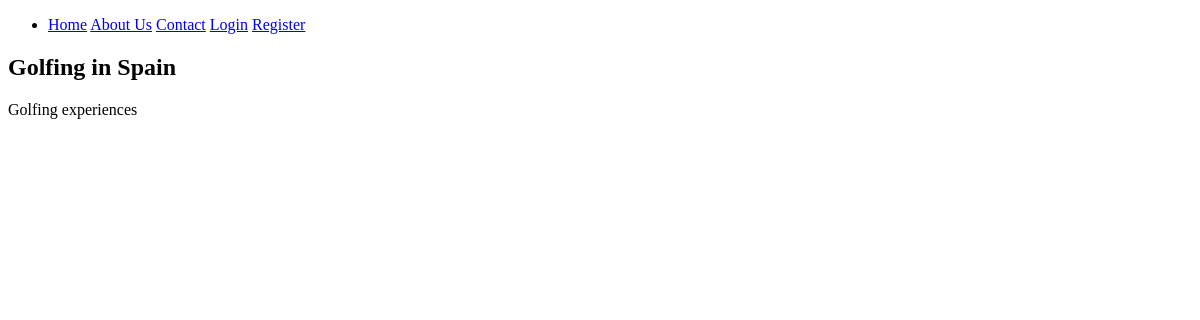
Page /experiences/golfing-spain/ on the earlier database version.
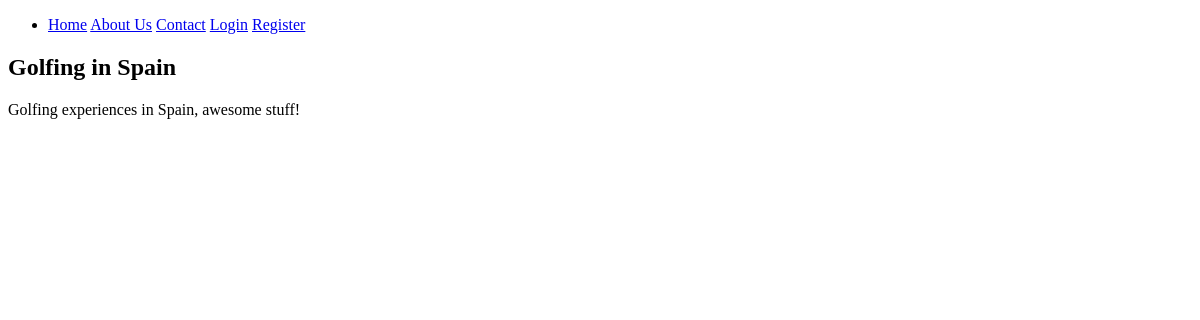
Same page on the later database version.
### tpe/models.py (models this page shows)
class Experience(models.Model):
    name = models.CharField(max_length=255)
    description = models.TextField()
    slug = models.SlugField(unique=True)
    user = models.OneToOneField(User, blank=True, null=True)

### tpe/views.py (the view)
# urls.py: url(r'^experiences/(?P<slug>[-\w]+)/$', views.experience_detail, name='experience_detail'),
def experience_detail(request, slug):
    experience = Experience.objects.get(slug=slug)
    return render(request, 'experiences/experience_detail.html', { 'experience': experience })

### tpe/templates/experiences/experience_detail.html (shortened to what this page needs)
{%  extends 'layouts/base.html' %}
{% block content %}
    <h2>{{ experience.name }}</h2>
    <p>{{ experience.description }}</p>
{% endblock %}

Differences in the rows shown:
changed Experience "Golfing in Spain": description "Golfing experiences" → "Golfing experiences in Spain, awesome stuff!"
